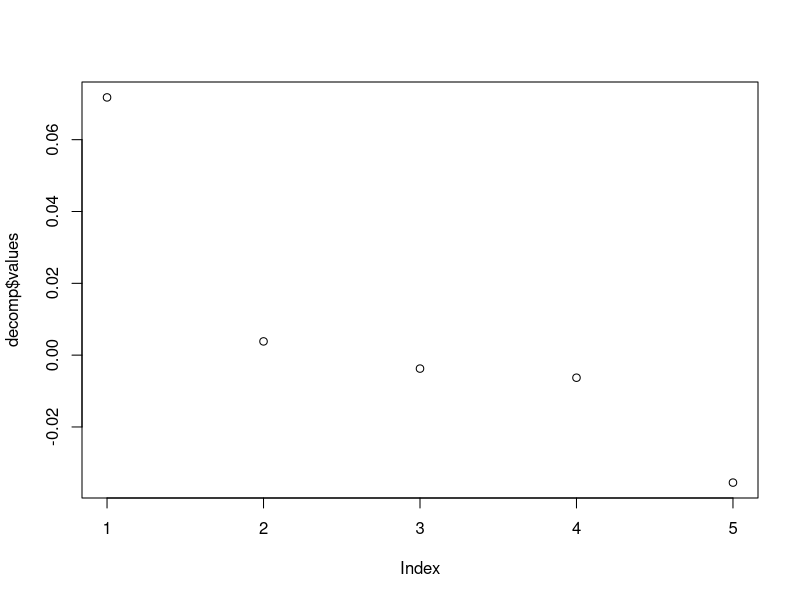
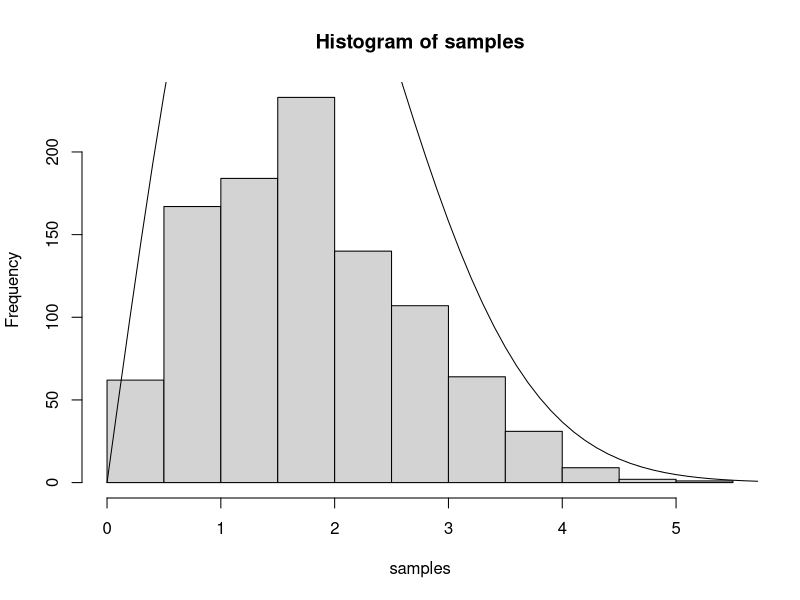

Source code (R) for these figures, in order:
## ---- chunk 1
set.seed(42)
## ---- chunk 2
n <- c(10, 100, 1000)
samples <- vector(mode = "list", length = length(n))

mu <- 1
sigma <- 0.5

for (i in 1:length(n)) {
  samples[[i]] <- rnorm(n[i], mean = mu, sd = sigma)
}
## ---- chunk 3
z_multi <- 1.96
intervals <- vector("list", length(n))

for (i in 1:length(n)) {
  x_bar <- mean(samples[[i]])
  diff <- z_multi * sigma / sqrt(n[i])
  intervals[[i]] <- c(x_bar - diff, x_bar + diff)
}
## ---- chunk 4
num <- 1000
n <- 100
diff <- z_multi * sigma / sqrt(n)
count_in <- 0

for (i in 1:num) {
  sample <- rnorm(n, mean = mu, sd = sigma)
  x_bar <- mean(sample)
  if(x_bar - diff < mu & x_bar + diff > mu) {
    count_in <- count_in + 1
  }
}
print(count_in)
## ---- chunk 5
mat_v <- matrix(c(1, 2, 3, 2, 1, 0, 4, -4, 1, -1, 1, -1, 0, 3, 5), nrow = 3, ncol=5)

l2_norm <- function(vec) {
  sqrt(sum(vec^2))
}

num_cols <- dim(mat_v)[2]
mat_d <- matrix(1:25, nrow = num_cols, ncol = num_cols)
for (i in 1:num_cols) {
  for (j in 1:num_cols) {
    mat_d[i, j] <- l2_norm(mat_v[,i] - mat_v[,j])
  }
}
mat_d
## ---- chunk 6
tau <- 1 / 20
mat_sig <- matrix(1:25, nrow = num_cols, ncol = num_cols)
mat_d_square <- mat_d %*% mat_d

for (i in 1:num_cols) {
  for (j in 1:num_cols) {
    mat_sig[i, j] <- exp(-1 * tau * mat_d_square[i, j])
  }
}
mat_sig
## ---- chunk 7
decomp <- eigen(mat_sig)

plot(decomp$values)
## ---- chunk 8
frob_norm <- function(mat_input) {
  decomp <- eigen(mat_input)
  return(sqrt(sum(decomp$values^2)))
}
## ---- chunk 9
epsilon <- 0.5

# the eigen values are the diagonal entries of lambda
for (l in 1:length(decomp$values)) {
  diag_entries <- numeric(length(decomp$values))
  diag_entries[1:l] <- decomp$values[1:l]
  sig_l <- decomp$vectors %*% diag(diag_entries) %*% t(decomp$vectors)
  mat_diff <- mat_sig - sig_l
  err_val <- frob_norm(mat_diff) / frob_norm(mat_sig)
  print(err_val)
}
## ---- chunk 10
inverse_cdf <- function(x, sigma) {
  sqrt(-2 * sigma^2 * log(x))
}

f_dens <- function(z, sigma) {
  (z / sigma^2) * exp(-1 * z^2 / (2 * sigma^2))
}

n <- 1000
sigma <- sqrt(2)
samples <- runif(n)
samples <- inverse_cdf(samples, sigma)
hist(samples)
x <- seq(0, 10, 0.1)
y <- f_dens(x, sigma) * n
lines(x,y)
